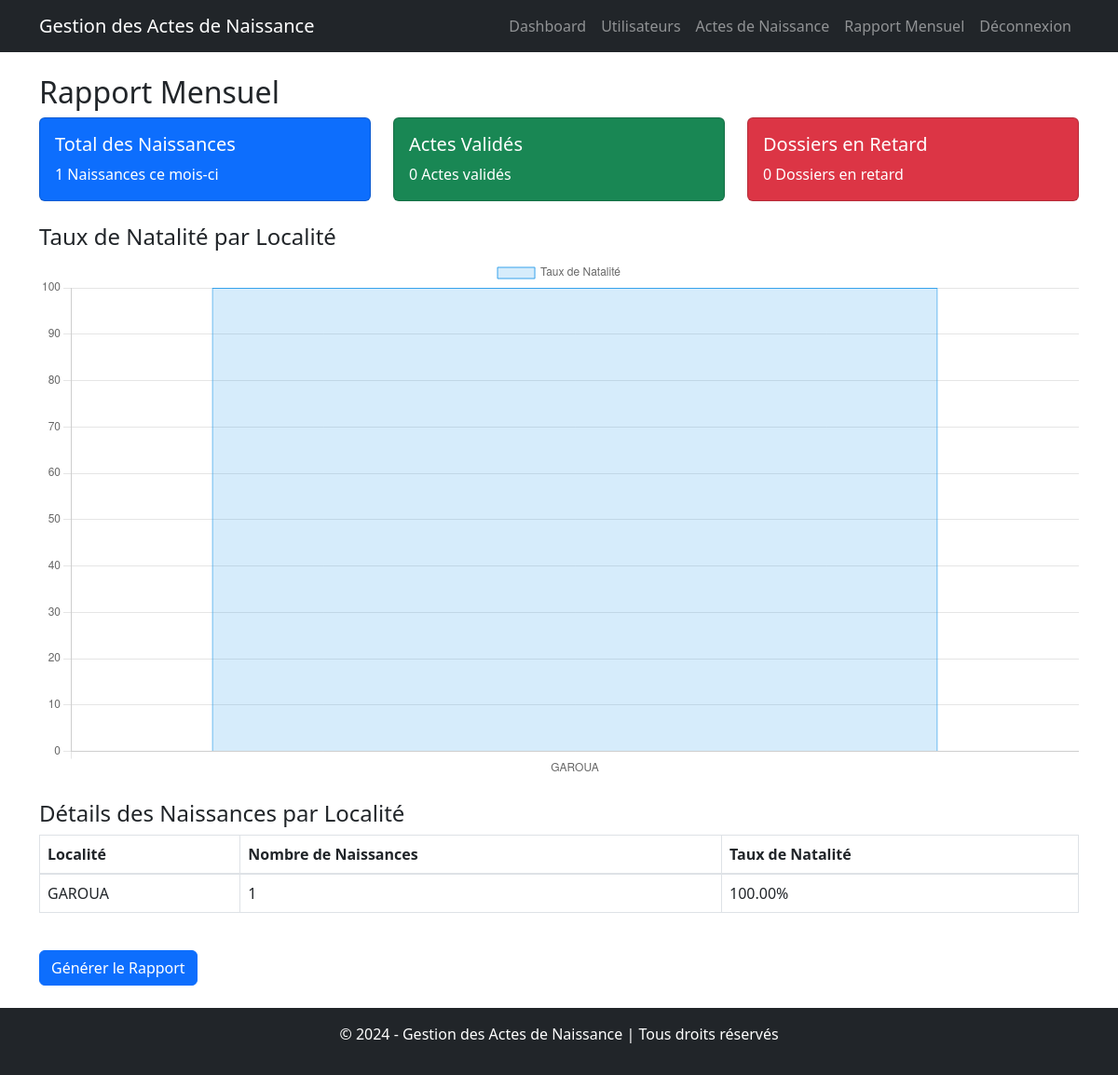
The page /rapport_mensuel/ on the database its author committed.
### naissance/models.py (models this page shows, shortened)
class Naissance(models.Model):
    STATUT_CHOICES = [
        ('en_attente', 'En attente'),
        ('valide', 'Validé'),
        ('rejete', 'Rejeté'),
    ]
    nom_enfant = models.CharField(max_length=100)
    prenom_enfant = models.CharField(max_length=100)
    date_naissance = models.DateField()
    lieu_naissance = models.CharField(max_length=255)
    hopital = models.ForeignKey(Hopital, on_delete=models.CASCADE, related_name='naissances')
    nom_pere = models.CharField(max_length=100)
    nom_mere = models.CharField(max_length=100)
    statut_validation = models.CharField(max_length=20, choices=STATUT_CHOICES, default='en_attente')

### naissance/views.py (the view)
# urls.py: path('rapport_mensuel/', views.rapport_mensuel, name='rapport_mensuel'),
def rapport_mensuel(request):
    total_naissances = Naissance.objects.filter(date_naissance__month=11).count()  # Exemple pour le mois de novembre
    actes_valides = Naissance.objects.filter(date_naissance__month=11, statut_validation="validé").count()
    dossiers_en_retard = Naissance.objects.filter(date_naissance__month=11, statut_validation="en attente").count()
    naissances_par_localite = Naissance.objects.filter(date_naissance__month=11) \
        .values('lieu_naissance') \
        .annotate(nombre_naissances=Count('id')) \
        .annotate(taux_natalite=Count('id') * 100.0 / total_naissances)
    localites = [item['lieu_naissance'] for item in naissances_par_localite]
    taux_natalite = [item['taux_natalite'] for item in naissances_par_localite]
    context = {
        'total_naissances': total_naissances,
        'actes_valides': actes_valides,
        'dossiers_en_retard': dossiers_en_retard,
        'naissances_par_localite': naissances_par_localite,
        'localites': localites,
        'taux_natalite': taux_natalite,
    }
    return render(request, 'rapport_mensuel.html', context)

### naissance/templates/rapport_mensuel.html
{% extends 'base.html' %}
{% block content %}
<div class="mb-4">
    <h2>Rapport Mensuel</h2>
    <div class="row">
        <div class="col-md-4">
            <div class="card text-white bg-primary">
                <div class="card-body">
                    <h5 class="card-title">Total des Naissances</h5>
                    <p class="card-text">{{ total_naissances }} Naissances ce mois-ci</p>
                </div>
            </div>
        </div>
        <div class="col-md-4">
            <div class="card text-white bg-success">
                <div class="card-body">
                    <h5 class="card-title">Actes Validés</h5>
                    <p class="card-text">{{ actes_valides }} Actes validés</p>
                </div>
            </div>
        </div>
        <div class="col-md-4">
            <div class="card text-white bg-danger">
                <div class="card-body">
                    <h5 class="card-title">Dossiers en Retard</h5>
                    <p class="card-text">{{ dossiers_en_retard }} Dossiers en retard</p>
                </div>
            </div>
        </div>
    </div>
    <div class="mt-4">
        <h4>Taux de Natalité par Localité</h4>
        <canvas id="nataliteChart" width="400" height="200"></canvas>
    </div>
    <div class="mt-4">
        <h4>Détails des Naissances par Localité</h4>
        <table class="table table-bordered">
            <thead>
                <tr>
                    <th>Localité</th>
                    <th>Nombre de Naissances</th>
                    <th>Taux de Natalité</th>
                </tr>
            </thead>
            <tbody>
                {% for item in naissances_par_localite %}
                <tr>
                    <td>{{ item.lieu_naissance }}</td>
                    <td>{{ item.nombre_naissances }}</td>
                    <td>{{ item.taux_natalite|floatformat:2 }}%</td>
                </tr>
                {% endfor %}
            </tbody>
        </table>
    </div>
    <button class="btn btn-primary mt-4" onclick="window.print();">Générer le Rapport</button>
</div>
<script>
    var ctx = document.getElementById('nataliteChart').getContext('2d');
    var nataliteChart = new Chart(ctx, {
        type: 'bar',
        data: {
            labels: {{ localites|safe }},
            datasets: [{
                label: 'Taux de Natalité',
                data: {{ taux_natalite|safe }},
                backgroundColor: 'rgba(54, 162, 235, 0.2)',
                borderColor: 'rgba(54, 162, 235, 1)',
                borderWidth: 1
            }]
        },
        options: {
            responsive: true,
            scales: {
                y: {
                    beginAtZero: true
                }
            }
        }
    });
</script>
{% endblock %}

### rows shown on the page
Naissance: lieu_naissance "GAROUA", nombre_naissances "1", taux_natalite "100.00"

### other values the page prints
{{ total_naissances }} "1"
{{ actes_valides }} "0"
{{ dossiers_en_retard }} "0"
chart data {{ localites|safe }} ['GAROUA']
chart data {{ taux_natalite|safe }} [100.0]
